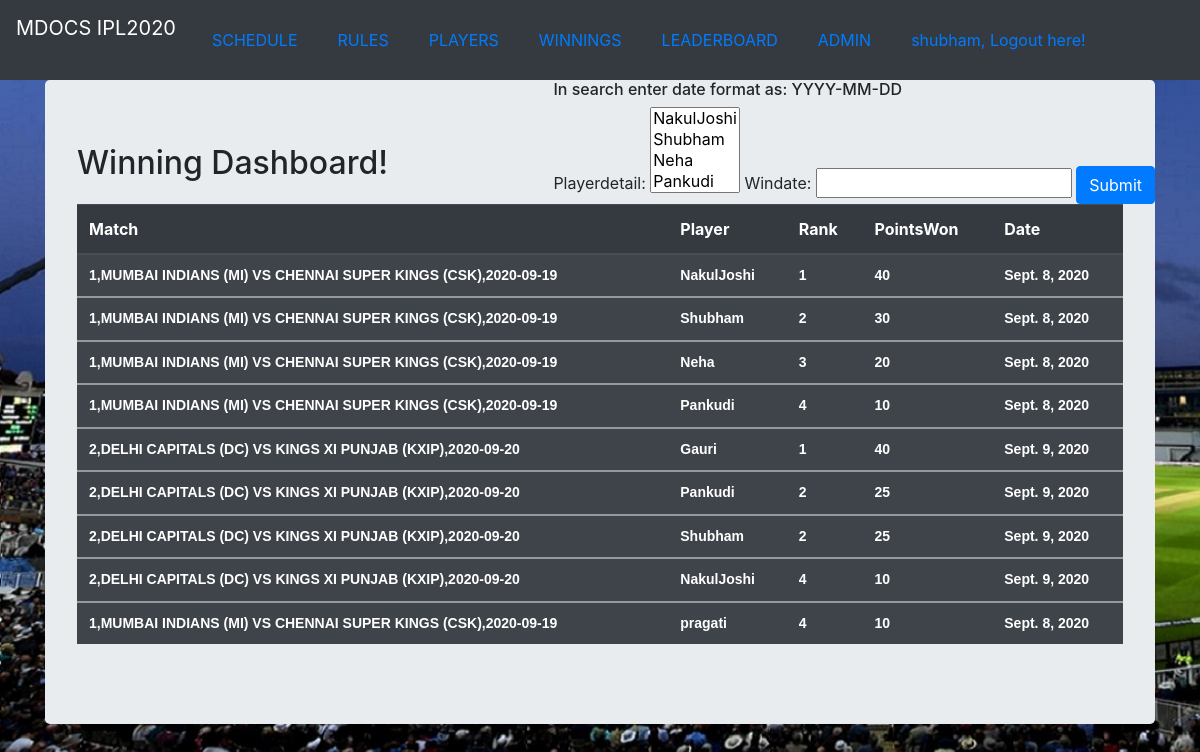
The page /wins/ (signed in) on the database its author committed.
### score_app/models.py (models this page shows, shortened)
class Matches(models.Model):
    matchname = models.CharField(max_length=256, default="")
    matchdate = models.DateField(default=date.today, blank=True)
    matchday = models.CharField(max_length=20,  blank=True)
    matchtime = models.CharField(max_length=10)
    def __str__(self):
        return str(self.id) + ',' + str(self.matchname) + "," + str(self.matchdate)

class Players(models.Model):
    playername = models.CharField(max_length=100, default="")
    pointsinvested = models.IntegerField(default=0)
    datejoined = models.DateField(default=date.today)
    def __str__(self):
        return str(self.playername)

class Rankings(models.Model):
    rank = models.IntegerField()
    points = models.IntegerField()
    def __str__(self):
        return str(self.rank)

class Wins(models.Model):
    matchdetail = models.ManyToManyField(Matches)
    playerdetail = models.ManyToManyField(Players)
    rankdetail = models.ManyToManyField(Rankings)
    pointswon = models.IntegerField()
    windate = models.DateField(default=date.today)

### score_app/views.py (the view)
# urls.py: path('wins/', login_required(views.MatchWinsView.as_view()), name='wins'),
class MatchWinsView(ListView):
    model = models.Wins
    template_name = 'match_wins.html'
    def get_context_data(self, *, object_list=None, **kwargs):
        context = super().get_context_data(**kwargs)
        context['filter'] = WinsFilter(self.request.GET, queryset=self.queryset)
        return context

### templates/match_wins.html
{% extends "base.html" %}
{% block body_block %}
     <div class="float-right">
         <h6> In search enter date format as: YYYY-MM-DD </h6>
        <form method="get">
        {{ filter.form }}
        <button type="submit" class="btn btn-primary">Submit</button>
        </form>
      </div>
<div class="jumbotron">
    <h2> Winning Dashboard!</h2>
  <div class="table-condensed">
  <table class="table  table-striped table-dark">
    <thead>
      <tr>
        <th>Match</th>
        <th>Player</th>
        <th>Rank</th>
        <th>PointsWon</th>
        <th>Date</th>
      </tr>
    </thead>
      {% for win in filter.qs %}
    <tbody>
      <tr style="font-family: 'Enriqueta', arial, serif; line-height: 1.25; margin: 0 0 10px; font-size: 14px; font-weight: bold;">
          <td>{% for matchdetail in win.matchdetail.all  %} {{ matchdetail }} {% endfor %}</td>
          <td>{% for playerdetail in win.playerdetail.all  %} {{ playerdetail }} {% endfor %}</td>
          <td>{% for rankdetail in win.rankdetail.all  %} {{ rankdetail }} {% endfor %}</td>
          <td>{{ win.pointswon }}</td>
          <td>{{ win.windate }}</td>
      </tr>
    </tbody>
      {% endfor %}
  </table>
  </div>
</div>
{% endblock %}

### templates/base.html (shortened to what this page needs)
<!DOCTYPE html>
{% load static  %}
{% load socialaccount %}
<html lang="en">
<head>
    <link rel="stylesheet" href="https://stackpath.bootstrapcdn.com/bootstrap/4.3.1/css/bootstrap.min.css">
</head>
<body>
    <nav class="navbar navbar-expand-lg navbar-light bg-dark">
        <div>
            <ul class="nav justify-content-end">
                    <li style="color:white;" > <a class="navbar-brand" style="color:white;"  href="{% url 'index' %}">MDOCS IPL2020</a> </li>
                    <li class="nav-item" style="padding: 20px;"> <a class="navbar-link" href="{% url 'matches'%}">SCHEDULE</a> </li>
                    <li class="nav-item" style="padding: 20px;"> <a class="navbar-link" href="{% url 'rules'%}">RULES</a> </li>
                    <li class="nav-item" style="padding: 20px;"> <a class="navbar-link" href="{% url 'players'%}">PLAYERS</a> </li>
                    <li class="nav-item" style="padding: 20px;"> <a class="navbar-link" href="{% url 'wins'%}">WINNINGS</a> </li>
                    <li class="nav-item" style="padding: 20px;"> <a class="navbar-link" href="{% url 'leaders'%}">LEADERBOARD</a> </li>
                    <li class="nav-item" style="padding: 20px;"> <a class="navbar-link" href="{% url 'admin:index'%}">ADMIN</a> </li>
                    {% if user.is_authenticated %}
                    <li class="nav-item" style="padding: 20px; align:right"> <a class="navbar-link" href="{% url 'logout' %}"> {{ user.username }}, Logout here!</a> </li>
                    {% else %}
                    <li class="nav-item" style="padding: 20px; align:right"> <a href="{% provider_login_url 'google' %}">Login with Google</a> </li>
                    {% endif %}
            </ul>
        </div>
    </nav>
    <div class="container">
            {% block body_block %}
           {% endblock %}
    </div>
</body>
</html>

### rows shown on the page
Wins: pointswon "40", windate "Sept. 8, 2020"
Matches: id+matchname+matchdate "1,MUMBAI INDIANS (MI) VS CHENNAI SUPER KINGS (CSK),2020-09-19"
Players: playername "NakulJoshi"
Rankings: rank "1"
Wins: pointswon "30", windate "Sept. 8, 2020"
Players: playername "Shubham"
Rankings: rank "2"
Wins: pointswon "20", windate "Sept. 8, 2020"
Players: playername "Neha"
Rankings: rank "3"
Wins: pointswon "10", windate "Sept. 8, 2020"
Players: playername "Pankudi"
Rankings: rank "4"
Wins: pointswon "40", windate "Sept. 9, 2020"
Matches: id+matchname+matchdate "2,DELHI CAPITALS (DC) VS KINGS XI PUNJAB (KXIP),2020-09-20"
Players: playername "Gauri"
Wins: pointswon "25", windate "Sept. 9, 2020"
Wins: pointswon "25", windate "Sept. 9, 2020"
Wins: pointswon "10", windate "Sept. 9, 2020"
Wins: pointswon "10", windate "Sept. 8, 2020"
Players: playername "pragati"

### other values the page prints
{{ user.username }} "shubham"
